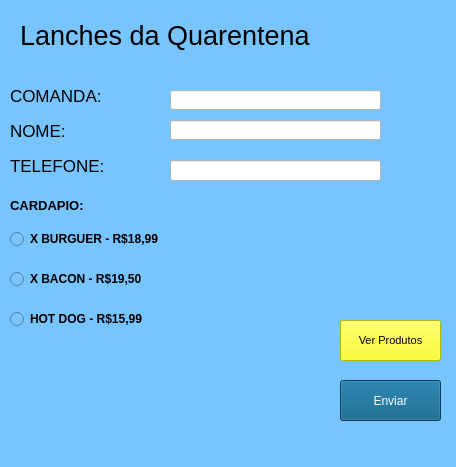
<?xml version="1.0" encoding="UTF-8"?>
<ui version="4.0">
 <class>MainWindow</class>
 <widget class="QMainWindow" name="MainWindow">
  <property name="geometry">
   <rect>
    <x>0</x>
    <y>0</y>
    <width>456</width>
    <height>467</height>
   </rect>
  </property>
  <property name="windowTitle">
   <string>MainWindow</string>
  </property>
  <property name="styleSheet">
   <string notr="true">background-color: rgb(119, 196, 255);</string>
  </property>
  <widget class="QWidget" name="centralwidget">
   <widget class="QLabel" name="label">
    <property name="geometry">
     <rect>
      <x>20</x>
      <y>10</y>
      <width>611</width>
      <height>51</height>
     </rect>
    </property>
    <property name="font">
     <font>
      <pointsize>20</pointsize>
     </font>
    </property>
    <property name="text">
     <string>Lanches da Quarentena</string>
    </property>
   </widget>
   <widget class="QLabel" name="label_2">
    <property name="geometry">
     <rect>
      <x>10</x>
      <y>80</y>
      <width>151</width>
      <height>31</height>
     </rect>
    </property>
    <property name="font">
     <font>
      <pointsize>13</pointsize>
     </font>
    </property>
    <property name="text">
     <string>COMANDA:</string>
    </property>
   </widget>
   <widget class="QLabel" name="label_3">
    <property name="geometry">
     <rect>
      <x>10</x>
      <y>150</y>
      <width>141</width>
      <height>31</height>
     </rect>
    </property>
    <property name="font">
     <font>
      <pointsize>13</pointsize>
     </font>
    </property>
    <property name="text">
     <string>TELEFONE:</string>
    </property>
   </widget>
   <widget class="QLabel" name="label_4">
    <property name="geometry">
     <rect>
      <x>10</x>
      <y>120</y>
      <width>191</width>
      <height>21</height>
     </rect>
    </property>
    <property name="font">
     <font>
      <pointsize>13</pointsize>
     </font>
    </property>
    <property name="text">
     <string>NOME:</string>
    </property>
   </widget>
   <widget class="QLineEdit" name="lineEdit">
    <property name="geometry">
     <rect>
      <x>170</x>
      <y>90</y>
      <width>211</width>
      <height>20</height>
     </rect>
    </property>
    <property name="styleSheet">
     <string notr="true">background-color: rgb(255, 255, 255);</string>
    </property>
   </widget>
   <widget class="QLineEdit" name="lineEdit_2">
    <property name="geometry">
     <rect>
      <x>170</x>
      <y>120</y>
      <width>211</width>
      <height>20</height>
     </rect>
    </property>
    <property name="styleSheet">
     <string notr="true">background-color: rgb(255, 255, 255);</string>
    </property>
   </widget>
   <widget class="QLineEdit" name="lineEdit_3">
    <property name="geometry">
     <rect>
      <x>170</x>
      <y>160</y>
      <width>211</width>
      <height>21</height>
     </rect>
    </property>
    <property name="styleSheet">
     <string notr="true">background-color: rgb(255, 255, 255);</string>
    </property>
   </widget>
   <widget class="QRadioButton" name="radioButton">
    <property name="geometry">
     <rect>
      <x>10</x>
      <y>230</y>
      <width>321</width>
      <height>18</height>
     </rect>
    </property>
    <property name="font">
     <font>
      <weight>75</weight>
      <bold>true</bold>
     </font>
    </property>
    <property name="text">
     <string>X BURGUER - R$18,99</string>
    </property>
   </widget>
   <widget class="QRadioButton" name="radioButton_2">
    <property name="geometry">
     <rect>
      <x>10</x>
      <y>270</y>
      <width>291</width>
      <height>18</height>
     </rect>
    </property>
    <property name="font">
     <font>
      <weight>75</weight>
      <bold>true</bold>
     </font>
    </property>
    <property name="text">
     <string>X BACON - R$19,50</string>
    </property>
   </widget>
   <widget class="QRadioButton" name="radioButton_3">
    <property name="geometry">
     <rect>
      <x>10</x>
      <y>310</y>
      <width>301</width>
      <height>18</height>
     </rect>
    </property>
    <property name="font">
     <font>
      <weight>75</weight>
      <bold>true</bold>
     </font>
    </property>
    <property name="text">
     <string>HOT DOG - R$15,99</string>
    </property>
   </widget>
   <widget class="QLabel" name="label_5">
    <property name="geometry">
     <rect>
      <x>10</x>
      <y>190</y>
      <width>141</width>
      <height>31</height>
     </rect>
    </property>
    <property name="font">
     <font>
      <pointsize>10</pointsize>
      <weight>75</weight>
      <bold>true</bold>
     </font>
    </property>
    <property name="text">
     <string>CARDAPIO:</string>
    </property>
   </widget>
   <widget class="QPushButton" name="pushButton">
    <property name="geometry">
     <rect>
      <x>340</x>
      <y>380</y>
      <width>101</width>
      <height>41</height>
     </rect>
    </property>
    <property name="styleSheet">
     <string notr="true">background-color: rgb(0, 85, 127);
color: rgb(255, 255, 255);</string>
    </property>
    <property name="text">
     <string>Enviar</string>
    </property>
   </widget>
   <widget class="QPushButton" name="pushButton_2">
    <property name="geometry">
     <rect>
      <x>340</x>
      <y>320</y>
      <width>101</width>
      <height>41</height>
     </rect>
    </property>
    <property name="font">
     <font>
      <pointsize>8</pointsize>
     </font>
    </property>
    <property name="styleSheet">
     <string notr="true">background-color: rgb(255, 255, 0);</string>
    </property>
    <property name="text">
     <string>Ver Produtos</string>
    </property>
   </widget>
  </widget>
  <widget class="QMenuBar" name="menubar">
   <property name="geometry">
    <rect>
     <x>0</x>
     <y>0</y>
     <width>456</width>
     <height>21</height>
    </rect>
   </property>
  </widget>
  <widget class="QStatusBar" name="statusbar"/>
 </widget>
 <resources/>
 <connections/>
</ui>
